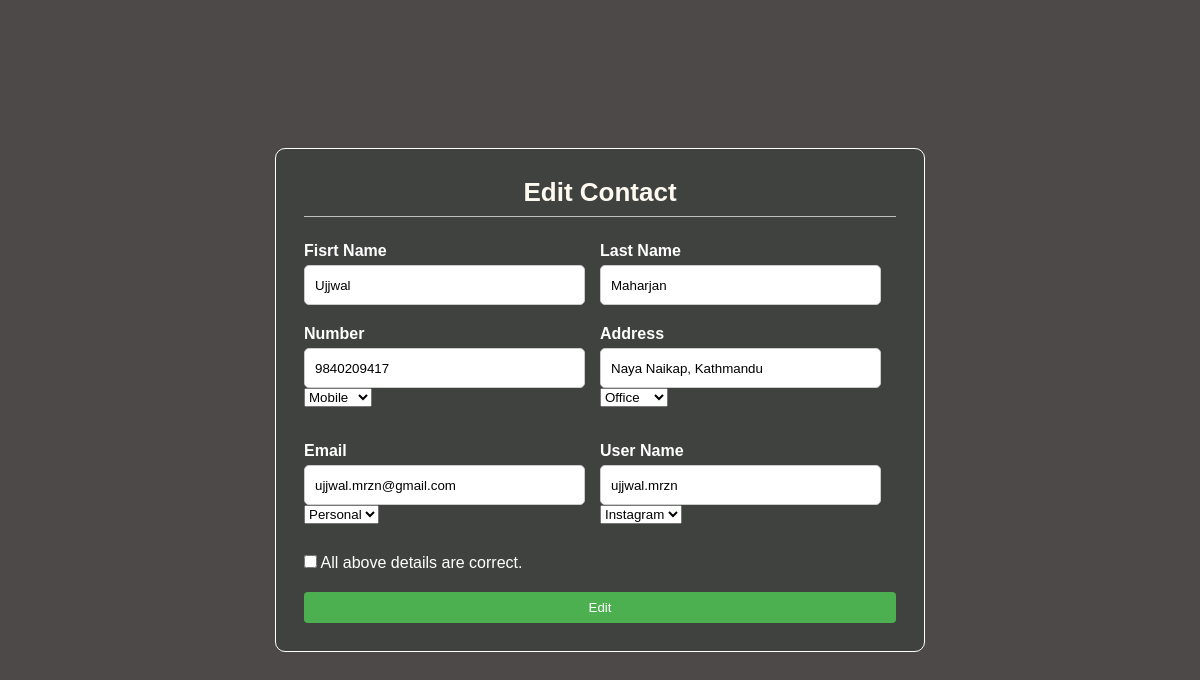
Page /edit/174 (signed in) on the committed database.
### accounts/models.py (models this page shows, shortened)
class Person(models.Model):
    id = models.AutoField(primary_key=True)
    first_name = models.CharField(max_length=20 , null=True)
    last_name = models.CharField(max_length=15 , null=True)
    phone = models.ForeignKey(Phone, null=True , on_delete= models.SET_NULL)
    address = models.ForeignKey(Address, null=True , on_delete= models.SET_NULL)
    email = models.ForeignKey(Email, null=True , on_delete= models.SET_NULL)
    media = models.ForeignKey(SocialMedia, null=True , on_delete= models.SET_NULL)

class Phone(models.Model):
    TYPE = (
        ('Home' , 'Home'),
        ('Mobile' , 'Mobile'),
        ('Office' , 'Office'),
        ('College' , 'College'),
    )
    Number = models.IntegerField( null=True )
    Number_type = models.CharField(max_length=200 , null=True , choices=TYPE )

class Address(models.Model):
    TYPE = (
        ('Home' , 'Home'),
        ('Office' , 'Office'),
        ('College' , 'College')
    )
    Address = models.CharField(max_length=200 , null=True)
    Address_type= models.CharField(max_length=200 , null=True , choices=TYPE )

class Email(models.Model):
    TYPE = (
        ('Home' , 'Home'),
        ('Personal' , 'Personal'),
        ('Office' , 'Office'),
        ('College' , 'College')
    )
    email = models.CharField(max_length=200 , null=True)
    email_type = models.CharField(max_length=200 , null=True , choices=TYPE )

class SocialMedia(models.Model):
    APP = (
        ('Facebook' , 'Facebook'),
        ('Instagram' , 'Instagram'),
        ('Twitter' , 'Twitter'),
        ('Linkdin' , 'Linkdlin'),
        ('Snapchat' , 'Snapchat'),
        ('WeChat' , 'WeChat'),
        ('Discord' , 'Discord'),
    )
    User_Name = models.CharField(max_length=200 , null=True)
    Linked_App = models.CharField(max_length=200 , null=True , choices=APP )

### accounts/decorators.py (the view)
        def wrapper_func(request, *args, **kwargs):
            group = None
            if request.user.groups.exists():
                group = request.user.groups.all()[0].name
            if group in allowed_roles:
                return view_func(request, *args, **kwargs)
            else:
                return HttpResponse('You are not authorized to view this page')

### accounts/views.py (called while the page is built, shortened)
@login_required(login_url='login')
@allowed_users(allowed_roles=['admin'])
def edit(request,pk):
    detail=Person.objects.get(id=pk)
    return render(request,'accounts/edit.html',{'detail': detail})

### accounts/templates/accounts/edit.html (shortened to what this page needs)
{% extends 'accounts/add.html' %}
{% block content %}
<div class="cointainer">
    <form action="" method="post">
      <h2>Edit Contact</h2>
      <div class="content">
        <div class="input-box">
          <label for="firstname">Fisrt Name</label>
          <input type="text" value="{{detail.first_name}}"  id="fname" name="fname" required>
        </div>
        <div class="input-box">
          <label for="lastname">Last Name</label>
          <input type="text" value="{{detail.last_name}}" id="lname" name="lname" required>
        </div>
        <div class="input-box">
          <label for="number">Number</label>
          <input type="tel" value="{{detail.phone.Number}}" id="number" name="number" required>
          <div class="input-box">
            <div class="select-box">
            <select id="Number_type" id="ntype" name="ntype" required>
              <option>{{detail.phone.Number_type}}</option>
            </select>
            </div>
            </div>
        </div>
        <div class="input-box">
          <label for="address">Address</label>
          <input type="text" value="{{detail.address.Address}}" id="address" name="address" required>
          <div class="input-box">
          <div class="select-box">
            <select id="atype"  name="atype" required>
              <option>{{detail.address.Address_type}}</option>
            </select>
            </div>
          </div>
        </div>
        <div class="input-box">
          <label for="email">Email</label>
          <input type="email" value="{{detail.email.email}}"  id="emai"  name="email">
          <div class="input-box">
            <div class="select-box">
            <select id="etype" name="etype">
              <option>{{detail.email.email_type}}</option>
            </select>
            </div>
            </div>
        </div>
        <div class="input-box">
          <label for="username">User Name</label>
          <input type="username" value="{{detail.media.User_Name}}"  id="uname" name="uname" >
        <div class="input-box">
        <div class="select-box">
        <select id="mtype" name="mtype">
          <option>{{detail.media.Linked_App}}</option>
        </select>
        </div>
      </div>
    </div>
        <div class="form-check">
          <input class="form-check-input" type="checkbox" value="" id="invalidCheck2" required>
          <label class="form-check-label" for="invalidCheck2">
            All above details are correct.
          </label>
          </div>
          </div>
      <div class="button-container">
      <form action="" method="post" style="display: inline;">
        <button type="submit" name="button">Edit</button>
      </form>
    </div>
    </form>
  </div>
{% endblock %}

### accounts/templates/accounts/add.html (style rules this page uses)
* { margin: 0; padding: 0; font-family: sans-serif; box-sizing: border-box; }
body { display: flex; justify-content: center; align-items: center; height: 100vh; background: rgb(77, 73, 73); }
.cointainer { max-width: 650px; padding: 28px; margin: 28px; border-radius: 10px; overflow: hidden; background: #404240; border: 1px solid white; }
h2 { font-size: 26px; font-weight: bold; text-align: center; color: floralwhite; padding-bottom: 8px; border-bottom: 1px solid silver; }
.content { display: flex; flex-wrap: wrap; justify-content: space-between; padding: 20px 0; }
.input-box { display: flex; flex-wrap: wrap; width: 50%; padding-bottom: 15px; }
.input-box input { height: 40px; width: 95%; padding: 0 10px; border-radius: 5px; border: 1px solid #ccc; }
.input-box label { width : 95% ; margin: 5px 0; color:#ffffff; font-weight: bold; }
.input-box label, .media-title { width: 100%; margin: 5px 0; color: #ffffff; font-weight: bold; }
.form-check label { color: #ffffff; }
.button-container button { width: 100%; background-color: #4CAF50; color: white; padding: 8px 12px; border: none; border-radius: 4px; cursor: pointer; }

### rows in the picture
Person: fname "Ujjwal", lname "Maharjan", number "9840209417", ntype "Mobile", address "Naya Naikap, Kathmandu", atype "Office", email "ujjwal.mrzn@gmail.com", etype "Personal", uname "ujjwal.mrzn", mtype "Instagram"
